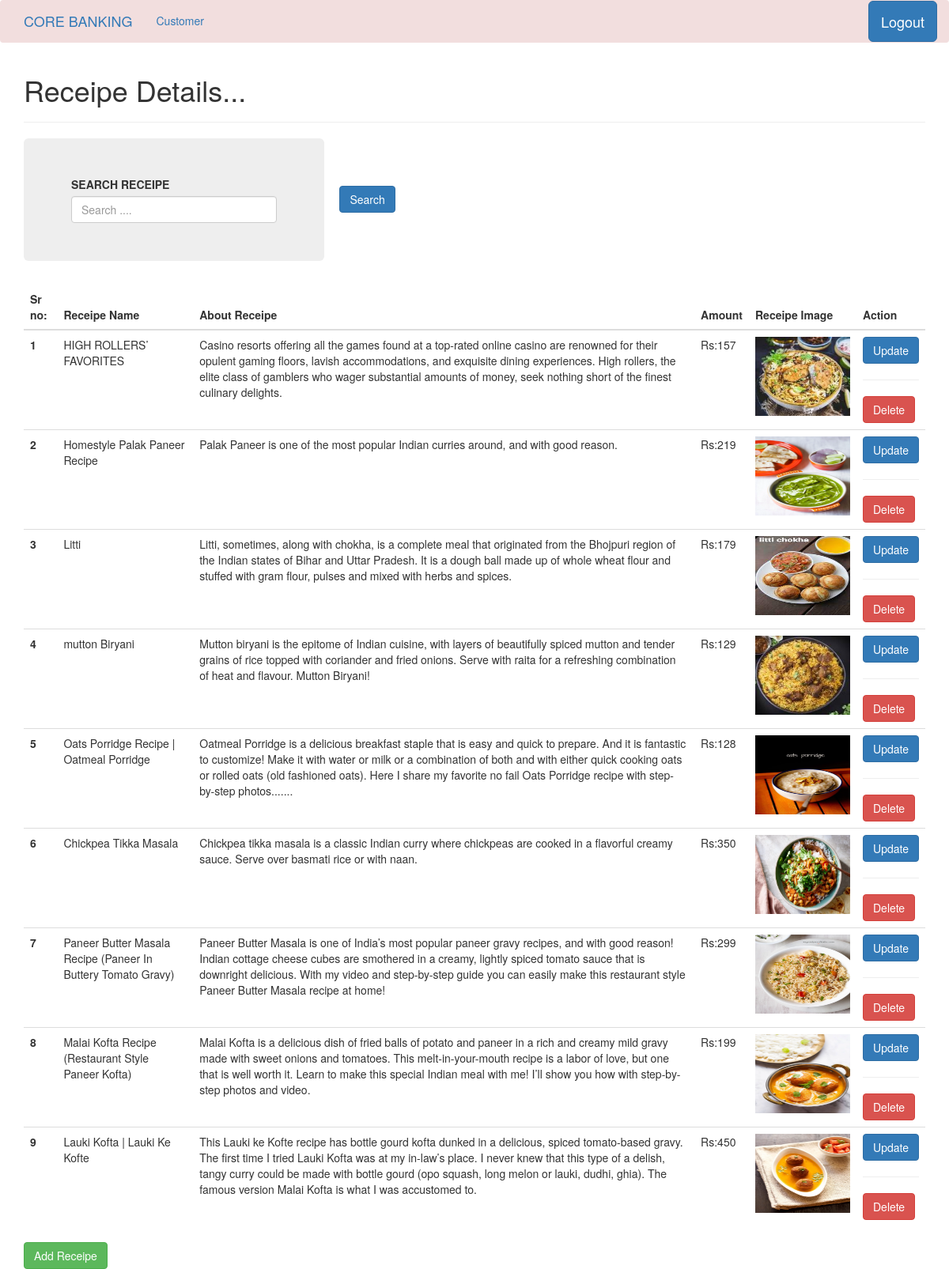
The app's page / (signed in) with its own data.
### WebApp/models.py (models this page shows, shortened)
class Receipe(models.Model):
    user=models.ForeignKey(User,on_delete=models.SET_NULL,null=True,blank=True)
    receipe_name=models.CharField(max_length=100)
    receipe_description=models.TextField(max_length=1000)
    receipe_image=models.FileField()
    receipe_slug=AutoSlugField(populate_from='receipe_name',unique=True,null=True,default=None)
    receipe_amount=models.IntegerField(default=200)

### WebApp/views.py (the view)
# urls.py: path('',views.index),
@login_required
def index(request):
    receipe=Receipe.objects.all()
    if request.GET.get('search'):
        queryset=Receipe.objects.filter(receipe_name__icontains=request.GET.get('search'))
        print(request.GET.get('search'))
    return render(request,'myapp/index.html',{'receipe':receipe})

### template/myapp/index.html
<!DOCTYPE html>
{%extends 'MyApp/base.html'%}
      {%block body_block%}
    <div class="container col-6 mx-auto card pull-3 shadow-lg">
        <h1>Receipe Details...</h1><hr>
        <diV class="mt-5">
          <div class="mx-auto col-6">
            <form>
            <div class="jumbotron col-md-4  card">
              <label for="exampleInputEmail1"  class="form-label">SEARCH RECEIPE</label>
              <input name="search" placeholder="Search ...."  type="text" class="form-control">
            </div><br><br><br>&nbsp;&nbsp;&nbsp;&nbsp;
            <button type="submit" class="btn btn-primary">Search</button>
          </form>
          </div>
        </diV>
        <table class="table table-dark">
            <thead>
              <tr>
                <th scope="col">Sr no:</th>
                <th scope="col">Receipe Name</th>
                <th scope="col">About Receipe</th>
                <th scope="col">Amount</th>
                <th scope="col">Receipe Image</th>
                <th scope="col">Action</th>
              </tr>
            </thead>
            <tbody>
                {% for receipes in receipe %}
              <tr>
                <th scope="row" >{{ forloop.counter }}</th>
                <td>{{ receipes.receipe_name }}</td>
                <td>{{receipes.receipe_description}}</td>
                <td>Rs:{{ receipes.receipe_amount}}</td>
                <td>
                    <img src="/media/{{receipes.receipe_image}}" style="height: 100px; width:120px;"/></td>
                    <td><a href="/update/{{receipes.receipe_slug}}" class="btn btn-primary">Update</a><hr><a href="/delete/{{ receipes.receipe_slug }}" class="btn btn-danger">Delete</a></td>
              </tr>
              {% endfor %}
            </tbody>
          </table>
          <a href="/receipes/" class="btn btn-primary btn-success">Add Receipe</a>
    </div>
{%endblock%}

### template/myapp/Base.html (shortened to what this page needs)
<!DOCTYPE html>
{% load static %}
<html lang="en">
<head>
    <link rel="stylesheet" href="https://cdn.jsdelivr.net/npm/bootstrap@3.3.7/dist/css/bootstrap.min.css">
</head>
<body>
      <nav class="navbar navbar-expand-lg navbar-dark bg-danger">
        <div class="container">
          <div class="navbar-header">
            <a class="navbar-brand" href="/">CORE BANKING</a>
          </div>
          <ul class='nav navbar-nav'>
            <li> <a href="/cust">Customer</a> </li>
          </ul>
          <ul class='nav navbar-nav navbar-right'>
            {% if user.is_authenticated %}
            <li> <a href="/accounts/login" class="btn btn-primary btn-lg" style="color:white;">Logout</a> </li>
            {% else %}
            <li><a href="/logout" class="btn btn-success btn-lg" style="color:white;">login</a></li>
            {% endif %}
          </ul>
        </div>
      </nav>
      {%block body_block%}
      {%endblock%}
</body>
</html>

### records on screen
Receipe: receipe_name "HIGH ROLLERS’ FAVORITES", receipe_description "Casino resorts offering all the games found at a top-rated online casino are renowned for their opulent gaming floors, lavish accommodations, and exquisite dining experiences. High rollers, the elite class of gamblers who wager substantial amounts of money, seek nothing short of the finest culinary delights.", receipe_amount "157", receipe_image (picture)
Receipe: receipe_name "Homestyle Palak Paneer Recipe", receipe_description "Palak Paneer is one of the most popular Indian curries around, and with good reason.", receipe_amount "219", receipe_image (picture)
Receipe: receipe_name "Litti", receipe_description "Litti, sometimes, along with chokha, is a complete meal that originated from the Bhojpuri region of the Indian states of Bihar and Uttar Pradesh. It is a dough ball made up of whole wheat flour and stuffed with gram flour, pulses and mixed with herbs and spices.", receipe_amount "179", receipe_image (picture)
Receipe: receipe_name "mutton Biryani", receipe_description "Mutton biryani is the epitome of Indian cuisine, with layers of beautifully spiced mutton and tender grains of rice topped with coriander and fried onions. Serve with raita for a refreshing combination of heat and flavour. Mutton Biryani!", receipe_amount "129", receipe_image (picture)
Receipe: receipe_name "Oats Porridge Recipe | Oatmeal Porridge", receipe_description "Oatmeal Porridge is a delicious breakfast staple that is easy and quick to prepare. And it is fantastic to customize! Make it with water or milk or a combination of both and with either quick cooking oats or rolled oats (old fashioned oats). Here I share my favorite no fail Oats Porridge recipe with step-by-step photos.......", receipe_amount "128", receipe_image (picture)
Receipe: receipe_name "Chickpea Tikka Masala", receipe_description "Chickpea tikka masala is a classic Indian curry where chickpeas are cooked in a flavorful creamy sauce. Serve over basmati rice or with naan.", receipe_amount "350", receipe_image (picture)
Receipe: receipe_name "Paneer Butter Masala Recipe (Paneer In Buttery Tomato Gravy)", receipe_description "Paneer Butter Masala is one of India’s most popular paneer gravy recipes, and with good reason! Indian cottage cheese cubes are smothered in a creamy, lightly spiced tomato sauce that is downright delicious. With my video and step-by-step guide you can easily make this restaurant style Paneer Butter Masala recipe at home!", receipe_amount "299", receipe_image (picture)
Receipe: receipe_name "Malai Kofta Recipe (Restaurant Style Paneer Kofta)", receipe_description "Malai Kofta is a delicious dish of fried balls of potato and paneer in a rich and creamy mild gravy made with sweet onions and tomatoes. This melt-in-your-mouth recipe is a labor of love, but one that is well worth it. Learn to make this special Indian meal with me! I’ll show you how with step-by-step photos and video.", receipe_amount "199", receipe_image (picture)
Receipe: receipe_name "Lauki Kofta | Lauki Ke Kofte", receipe_description "This Lauki ke Kofte recipe has bottle gourd kofta dunked in a delicious, spiced tomato-based gravy. The first time I tried Lauki Kofta was at my in-law’s place. I never knew that this type of a delish, tangy curry could be made with bottle gourd (opo squash, long melon or lauki, dudhi, ghia). The famous version Malai Kofta is what I was accustomed to.", receipe_amount "450", receipe_image (picture)
